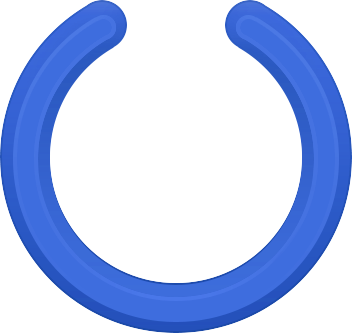
#> input picture assets/raw2/01M6JVDY4DQTJZPB5XABYY77B7.png, 352 x 333 px
$ python bake_candy_ring.py ../assets/raw2/01M6JVDY4DQTJZPB5XABYY77B7.png ../assets/raw2/01M6JVDY5HQZJAMSW3Z576EJCS.png
#> lines starting #> are read from the running program, lines starting #| are printed output that depends on the picture
# phase39: unwrap the candy reference red ring tube into a tint-neutral detail strip (polar -> rect)
from PIL import Image; import numpy as np, cv2, base64, sys
r=np.asarray(Image.open(sys.argv[1]).convert('RGB')).astype(np.float32)
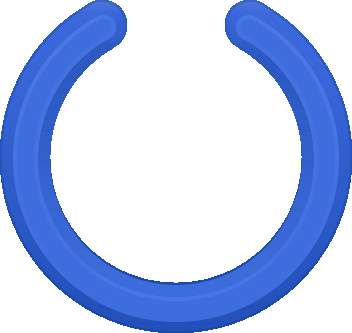
#> r: shape (333, 352, 3) float32; mean R, G, B 182.9, 199.6, 239.7
cx,cy,R0=479.2,707.6,229.0
U0,U1,V0,V1=0,470,10,99
a0=np.radians(130); L=480; V=110
uu,vv=np.meshgrid(np.arange(L),np.arange(V)); ang=a0+uu/R0; rad=R0-55+vv
s=cv2.remap(r,(cx+rad*np.cos(ang)).astype(np.float32),(cy+rad*np.sin(ang)).astype(np.float32),cv2.INTER_LINEAR)[V0:V1,U0:U1]
#> s: shape (89, 470, 3) float32; every value is 0
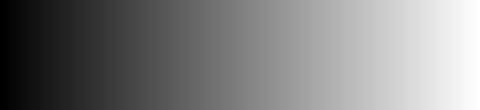
#> ang: shape (110, 480) float64; min 2.27, max 4.36, mean 3.31; drawn with min black and max white
Y=s@np.array([0.299,0.587,0.114],np.float32)
#> Y: shape (89, 470) float32; every value is 0
P=np.median(Y,axis=1)                       # cross-section profile (rows = inner->outer)
#> P = 89 values from 0 to 0
D=Y/P[:,None]
#> D: shape (89, 470) float32; every value is NaN or infinite
n=D.shape[1]; F=60                           # seamless loop: crossfade last F cols into first
#> after `n = D.shape[1]`: n = 470
w=np.linspace(0,1,F)[None,:]; D[:,:F]=D[:,:F]*w+D[:,-F:]*(1-w); D=D[:,:-F]
#> after `D = D[:, :-F]`: D: shape (89, 410) float32; every value is NaN or infinite
Ym=np.median(P[len(P)//4:3*len(P)//4]); Pn=P/Ym
#> after `Ym = np.median(P[len(P) // 4:3 * len(P) // 4])`: Ym = 0
b=np.clip(D*100,0,255).astype(np.uint8)
#> b: shape (89, 410); every value is 0
pr=np.clip(Pn*100,0,255).astype(np.uint8)
#> pr = 89 values from 0 to 0
open(sys.argv[2],'w').write(f"// phase32: baked from jade reference (tools/bake_jade_ring.py) — tint-neutral tube detail strip\nexport const CR_W = {b.shape[1]}, CR_H = {b.shape[0]};\nexport const CR_D = '{base64.b64encode(b.tobytes()).decode()}';\nexport const CR_P = '{base64.b64encode(pr.tobytes()).decode()}';\n")
print(b.shape, Pn.round(2)[::8])
#| (89, 410) [nan nan nan nan nan nan nan nan nan nan nan nan]
Image.fromarray(np.clip(D*120,0,255).astype(np.uint8)).save('/tmp/cstrip_D.png')

$ run again, on assets/raw2/01M6JVDYNH0848XANVJG4GGJ0S.png
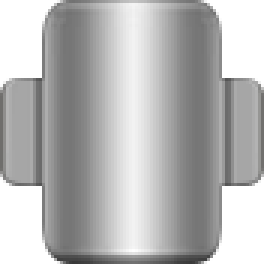
#> input picture assets/raw2/01M6JVDYNH0848XANVJG4GGJ0S.png, 88 x 88 px (shown 3 times larger)
#> `r=np.asarray(Image.open(sys.argv[1]).convert('RGB')).astype(np.float32)`:
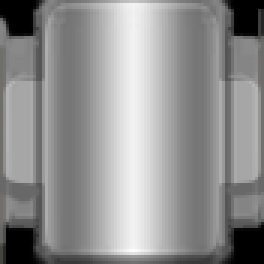
#> r: shape (88, 88, 3) float32 (shown 3 times larger); mean R, G, B 143.8, 143.8, 143.8
#> s: shape (89, 470, 3) float32; every value is 0
#> Y: shape (89, 470) float32; every value is 0
#> P = 89 values from 0 to 0
#> Ym = 0
#> b: shape (89, 410); every value is 0
#> pr = 89 values from 0 to 0
#| (89, 410) [nan nan nan nan nan nan nan nan nan nan nan nan]
